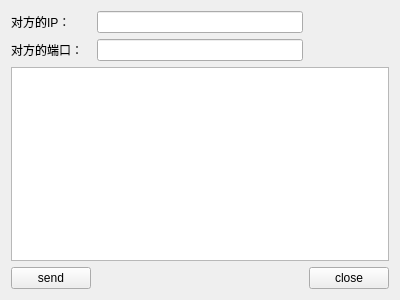
<?xml version="1.0" encoding="UTF-8"?>
<ui version="4.0">
 <class>Widget</class>
 <widget class="QWidget" name="Widget">
  <property name="geometry">
   <rect>
    <x>0</x>
    <y>0</y>
    <width>400</width>
    <height>300</height>
   </rect>
  </property>
  <property name="windowTitle">
   <string>Widget</string>
  </property>
  <layout class="QGridLayout" name="gridLayout">
   <item row="0" column="0">
    <widget class="QLabel" name="label">
     <property name="text">
      <string>对方的IP：</string>
     </property>
    </widget>
   </item>
   <item row="0" column="1">
    <widget class="QLineEdit" name="lineEdit_IP"/>
   </item>
   <item row="1" column="0">
    <widget class="QLabel" name="label_2">
     <property name="text">
      <string>对方的端口：</string>
     </property>
    </widget>
   </item>
   <item row="1" column="1">
    <widget class="QLineEdit" name="lineEdit_Port"/>
   </item>
   <item row="2" column="0" colspan="3">
    <widget class="QTextEdit" name="textEdit"/>
   </item>
   <item row="3" column="0">
    <widget class="QPushButton" name="pushButton_Send">
     <property name="text">
      <string>send</string>
     </property>
    </widget>
   </item>
   <item row="3" column="1">
    <spacer name="horizontalSpacer">
     <property name="orientation">
      <enum>Qt::Horizontal</enum>
     </property>
     <property name="sizeHint" stdset="0">
      <size>
       <width>217</width>
       <height>20</height>
      </size>
     </property>
    </spacer>
   </item>
   <item row="3" column="2">
    <widget class="QPushButton" name="pushButton_Close">
     <property name="text">
      <string>close</string>
     </property>
    </widget>
   </item>
  </layout>
 </widget>
 <layoutdefault spacing="6" margin="11"/>
 <resources/>
 <connections/>
</ui>
